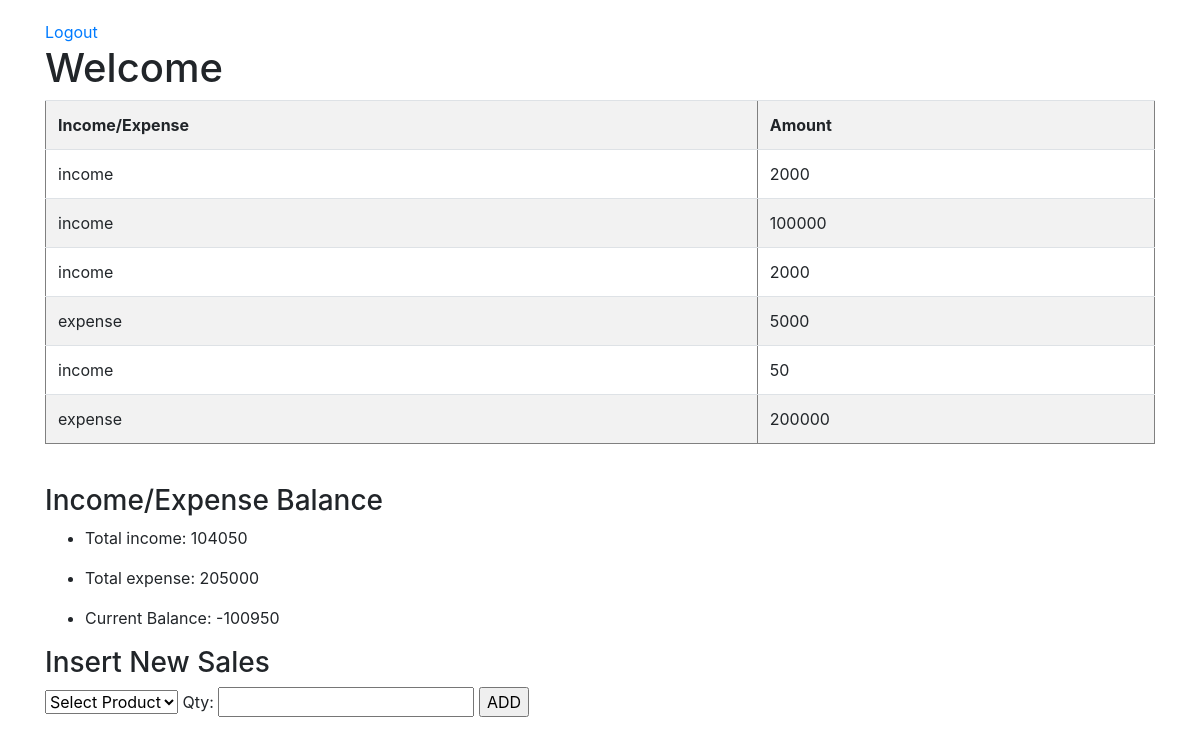
The page /home.php (signed in) on the database its author committed.
### tables this page shows
CREATE TABLE `income` (
  `id` int(10) NOT NULL,
  `income` varchar(2000) NOT NULL,
  `tvalue` float NOT NULL,
  `uid` int(3) NOT NULL,
  `cid` int(11) DEFAULT NULL
);

### home.php (the view, shortened to what this page needs)
<?php
$server = "localhost";
$user = "root";
$pass = "";
$database = "income_expense";
$conn = mysqli_connect($server, $user, $pass, $database);
$sid=$_SESSION['id'];
?>
<!DOCTYPE html>
<html lang="en">
    <head>
        <link rel="stylesheet" href="https://cdn.jsdelivr.net/npm/bootstrap@4.3.1/dist/css/bootstrap.min.css">
        <link rel="stylesheet" href="style.css">
    </head>
    <body>
        <div class="container">
            <a href="logout.php" >Logout</a>
            <?php echo "<h1>Welcome</h1>"; ?>
            <table border="1" class="table table-striped">
                <th>Income/Expense</th>
                <th>Amount</th>
                <?php
                $query=$conn->query("select * from income left join category on category.cid=income.cid WHERE uid LIKE $sid" );
                while($row=$query->fetch_array()) {
                ?>
                <tr>
                    <td><?php
                    $category = $row['income'];
                    if($category == 1)
                    {
                        echo "income";
                    }
                    else if($category == 2)
                    {
                        echo "expense";
                    }
                        ?>
                    </td>
                    <td><?php echo $row['tvalue']; ?></td>
                </tr>
                <?php
                }
                ?>
            </table>
            <div>
                <br>
                <h3>Income/Expense Balance</h3>
                <ul>
                    <?php
                    $a=$conn->query("select *, sum(tvalue) as total_sales from income WHERE uid LIKE $sid AND income LIKE '1'");
                    while($arow=$a->fetch_array()){
                    ?>
                    <li>Total income: <?php
                        echo $arow['total_sales'];
                        $income = $arow['total_sales'];
                        ?>
                    </li>
                    <?php
                    }
                    ?>
                </ul>
                <ul>
                    <?php
                    $a=$conn->query("select *, sum(tvalue) as total_expense from income WHERE uid LIKE $sid AND income LIKE '2'");
                    while($arow=$a->fetch_array()){
                    ?>
                    <li>Total expense: <?php
                        echo $arow['total_expense'];
                        $expense = 0 - $arow['total_expense'];
                        ?>
                    </li>
                    <?php
                    }
                    ?>
                </ul>
                <ul>
                    <li>Current Balance:
                        <?php
                        $balance = $income + $expense;
                        echo $balance;
                        ?>
                    </li>
                </ul>
                <h3>Insert New Sales</h3>
                <form method="POST" action="add_sale.php">
                    <select class="form-select" aria-label="Default select example" name="sales_product">
                        <option value="0">Select Product</option>
                    </select>
                    Qty: <input type="text" name="tvalue" required>
                    <input type="submit" value="ADD">
                </form>
                <br>
                <br>
                <br>
                <br>
            </div>
        </div>
    </body>
</html>

### style.css (style rules this page uses)
.container { margin-top: 20px; }

### rows shown on the page
income: income "income", tvalue "2000", total_sales "104050"
income: income "income", tvalue "100000"
income: income "income", tvalue "2000"
income: income "expense", tvalue "5000", total_expense "205000"
income: income "income", tvalue "50"
income: income "expense", tvalue "200000"

### other values the page prints
$balance "-100950"
